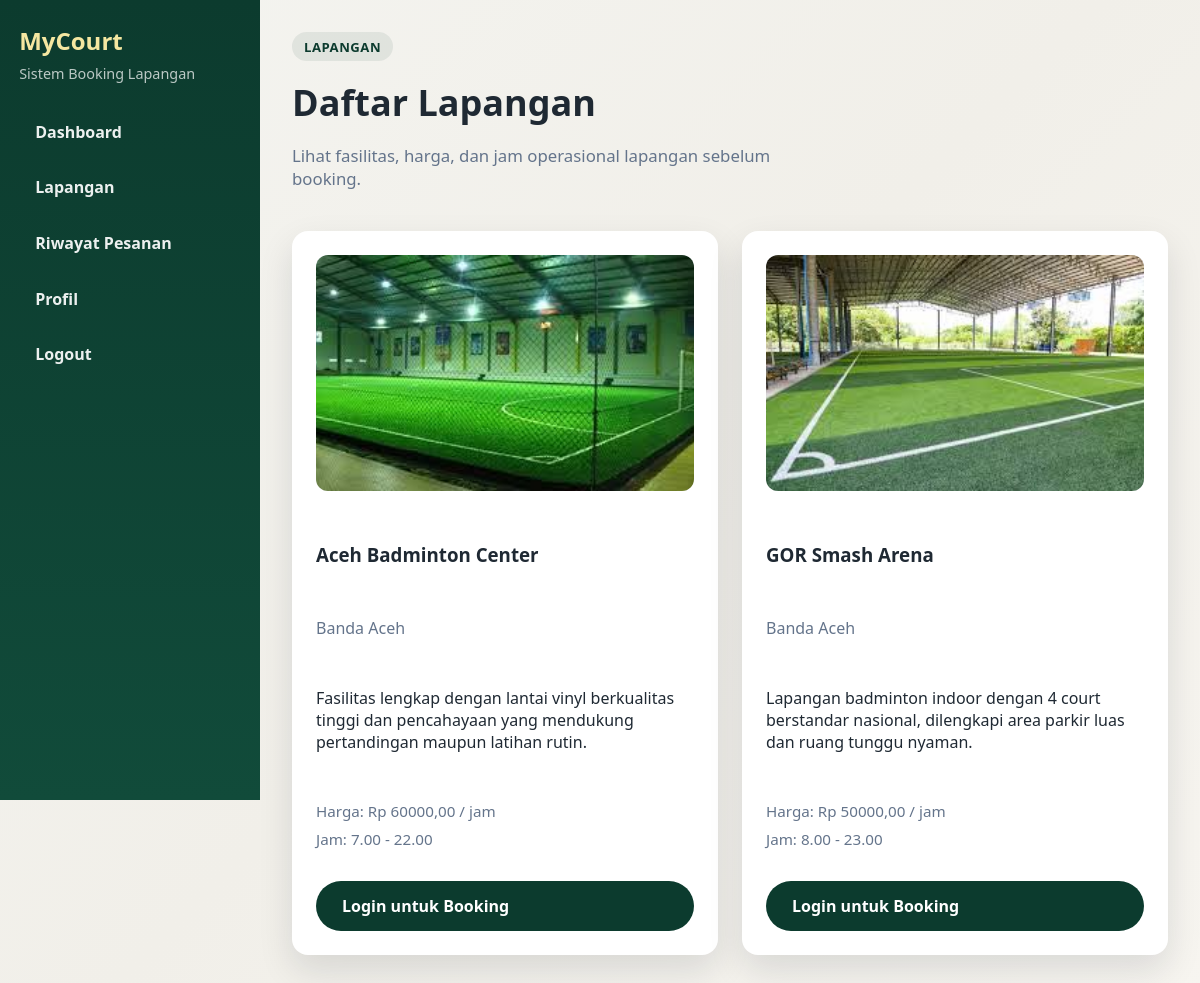
The page /courts/ on the database as committed earlier.
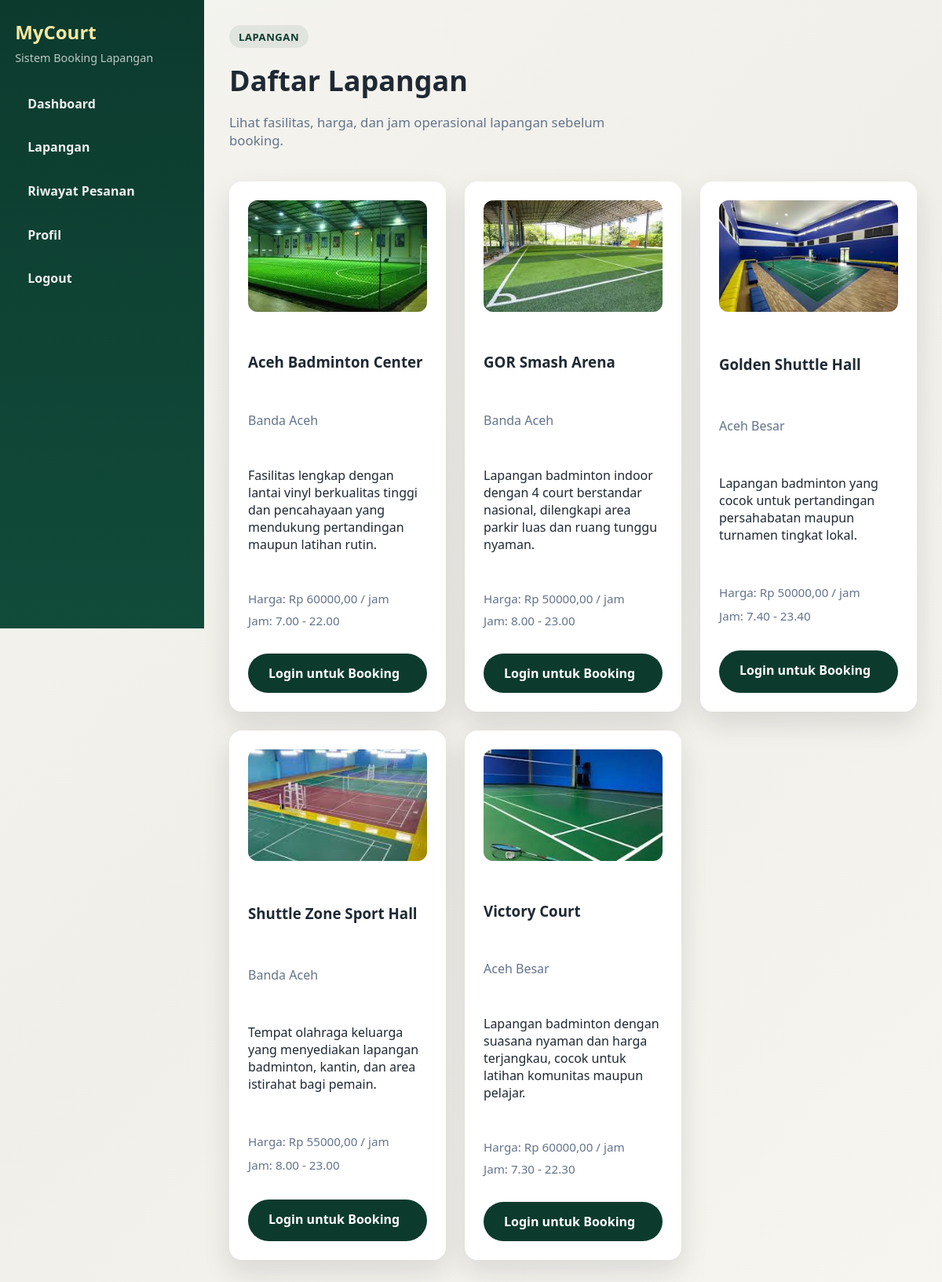
The same page on the database as committed later.
### booking/models.py (models this page shows, shortened)
class Court(models.Model):
    name = models.CharField(max_length=120)
    location = models.CharField(max_length=255)
    price_per_hour = models.DecimalField(max_digits=10, decimal_places=2)
    image = models.ImageField(upload_to="court_images/", blank=True, null=True)
    description = models.TextField(blank=True)
    is_active = models.BooleanField(default=True)
    open_time = models.TimeField(default=datetime.time(6, 0))
    close_time = models.TimeField(default=datetime.time(23, 0))
    created_at = models.DateTimeField(auto_now_add=True)

### booking/views.py (the view)
# urls.py: path("courts/", views.court_list, name="courts"),
def court_list(request):
    courts = Court.objects.filter(is_active=True).order_by("name")
    return render(request, "booking/courts.html", {"courts": courts})

### booking/templates/booking/courts.html (shortened to what this page needs)
{% extends 'booking/dashboard_shell.html' %}
{% block dashboard_eyebrow %}Lapangan{% endblock %}
{% block dashboard_heading %}Daftar Lapangan{% endblock %}
{% block dashboard_lead %}Lihat fasilitas, harga, dan jam operasional lapangan sebelum booking.{% endblock %}
{% block content %}
<section class="dashboard-page courts-page">
    <div class="card-grid courts-grid">
        {% if courts %}
            {% for court in courts %}
                <div class="card court-card">
                    {% if court.image %}
                        <img class="court-image" src="{{ court.image.url }}" alt="{{ court.name }}">
                    {% else %}
                        <div class="court-image court-image-placeholder">Belum ada gambar</div>
                    {% endif %}
                    <h3>{{ court.name }}</h3>
                    <p class="muted">{{ court.location }}</p>
                    <p>{{ court.description|default:"Deskripsi belum tersedia." }}</p>
                    <div class="meta">
                        <span>Harga: Rp {{ court.price_per_hour }} / jam</span>
                        <span>Jam: {{ court.open_time }} - {{ court.close_time }}</span>
                    </div>
                    {% if user.is_authenticated and not user.is_staff and not user.is_superuser %}
                        <a class="btn primary" href="{% url 'booking:create' %}">Booking</a>
                    {% elif user.is_staff or user.is_superuser %}
                        <a class="btn ghost" href="{% url 'booking:admin_courts' %}">Kelola Lapangan</a>
                    {% else %}
                        <a class="btn primary" href="{% url 'booking:login' %}">Login untuk Booking</a>
                    {% endif %}
                </div>
            {% endfor %}
        {% else %}
            <p>Belum ada lapangan yang tersedia.</p>
        {% endif %}
    </div>
</section>
{% endblock %}

### booking/templates/booking/dashboard_shell.html (shortened to what this page needs)
<!DOCTYPE html>
<html lang="id">
<head>
    {% load static %}
    <link rel="stylesheet" href="{% static 'booking/styles.css' %}">
</head>
<body class="dashboard-body">
    <div class="dashboard-shell">
        <aside class="dashboard-sidebar">
            <div class="dashboard-sidebar-brand">
                <div class="brand">MyCourt</div>
                <p class="dashboard-sidebar-kicker">Sistem Booking Lapangan</p>
            </div>
            <nav class="dashboard-sidebar-nav">
                <a class="{% if dashboard_section == 'dashboard' %}is-active{% endif %}" href="{% if user.is_staff or user.is_superuser %}{% url 'booking:admin_dashboard' %}{% else %}{% url 'booking:user_dashboard' %}{% endif %}">Dashboard</a>
                <a class="{% if dashboard_section == 'courts' %}is-active{% endif %}" href="{% url 'booking:courts' %}">Lapangan</a>
                {% if user.is_staff or user.is_superuser %}
                    <a class="{% if dashboard_section == 'bookings' %}is-active{% endif %}" href="{% url 'booking:admin_bookings' %}">Booking</a>
                    <a class="{% if dashboard_section == 'courts_manage' %}is-active{% endif %}" href="{% url 'booking:admin_courts' %}">Kelola Lapangan</a>
                    <a class="{% if dashboard_section == 'users_manage' %}is-active{% endif %}" href="{% url 'booking:admin_users' %}">Kelola Akun</a>
                {% else %}
                    <a class="{% if dashboard_section == 'bookings' %}is-active{% endif %}" href="{% url 'booking:my_bookings' %}">Riwayat Pesanan</a>
                    <a class="{% if dashboard_section == 'profile' %}is-active{% endif %}" href="{% url 'booking:profile' %}">Profil</a>
                {% endif %}
                <a href="{% url 'booking:logout' %}">Logout</a>
            </nav>
        </aside>
        <main class="dashboard-main">
            <header class="dashboard-topbar">
                <div>
                    <p class="eyebrow">{% block dashboard_eyebrow %}Dashboard{% endblock %}</p>
                    <h1>{% block dashboard_heading %}{% endblock %}</h1>
                    <p class="hero-lead">{% block dashboard_lead %}{% endblock %}</p>
                </div>
            </header>
            {% block content %}{% endblock %}
        </main>
    </div>
</body>
</html>

### booking/static/booking/styles.css (style rules this page uses)
:root { --bg: #f4f4f0; --primary: #0c3b2e; --accent: #e67e22; --text: #1f2933; --muted: #64748b; --card: #ffffff; --shadow: rgba(15, 23, 42, 0.12); --auth-bg: #0a0a3d; }
* { box-sizing: border-box; }
html { scroll-behavior: smooth; }
body { margin: 0; font-family: "Trebuchet MS", "Segoe UI", sans-serif; color: var(--text); background: linear-gradient(135deg, #f4f4f0 0%, #f1efe9 50%, #f7f5f0 100%); }
body.dashboard-body { background: linear-gradient(135deg, #f4f4f0 0%, #f1efe9 50%, #f7f5f0 100%); }
a { color: inherit; }
.brand { font-size: 1.5rem; font-weight: 700; color: var(--primary); }
.eyebrow { display: inline-block; margin: 0 0 0.85rem; padding: 0.35rem 0.75rem; border-radius: 999px; background: rgba(12, 59, 46, 0.08); color: var(--primary); font-size: 0.82rem; font-weight: 700; letter-spacing: 0.04em; text-transform: uppercase; }
.hero-lead { font-size: 1.05rem; max-width: 30rem; color: var(--muted); }
.btn { display: inline-block; padding: 0.75rem 1.5rem; border-radius: 999px; text-decoration: none; font-weight: 600; border: 2px solid transparent; }
.btn.primary { background: var(--primary); color: #ffffff; }
.card-grid { display: grid; grid-template-columns: repeat(auto-fit, minmax(260px, 1fr)); gap: 1.5rem; }
.card { background: var(--card); padding: 1.5rem; border-radius: 16px; box-shadow: 0 15px 35px var(--shadow); }
.court-card { display: grid; gap: 1rem; }
.court-image { width: 100%; aspect-ratio: 16 / 10; object-fit: cover; border-radius: 12px; margin-bottom: 1rem; display: block; background: #eef2f7; }
.dashboard-page { padding: 0; }
.dashboard-shell { min-height: 100vh; display: grid; grid-template-columns: 260px minmax(0, 1fr); }
.dashboard-sidebar { padding: 1.5rem 1.2rem; background: linear-gradient(180deg, #0c3b2e 0%, #114b3a 100%); color: #fff; display: flex; flex-direction: column; gap: 1.5rem; position: sticky; top: 0; height: 100vh; }
.dashboard-sidebar-brand .brand { color: #f5e7a1; }
.dashboard-sidebar-kicker { margin: 0.45rem 0 0; color: rgba(255, 255, 255, 0.72); font-size: 0.9rem; }
.dashboard-sidebar-nav { display: grid; gap: 0.4rem; }
.dashboard-sidebar-nav a { text-decoration: none; color: rgba(255, 255, 255, 0.92); font-weight: 700; padding: 0.85rem 1rem; border-radius: 14px; transition: background-color 0.18s ease, color 0.18s ease, transform 0.18s ease; }
.dashboard-main { padding: 2rem 2rem 3rem; }
.dashboard-topbar { display: flex; align-items: flex-end; justify-content: space-between; gap: 1.25rem; margin-bottom: 1.5rem; flex-wrap: wrap; }
.dashboard-topbar h1 { margin: 0.2rem 0 0.35rem; font-size: clamp(2rem, 3vw, 2.8rem); }
.meta { display: grid; gap: 0.5rem; color: var(--muted); font-size: 0.95rem; margin: 1rem 0; }
.muted { color: var(--muted); }

Rows that differ between the two databases and show on the page:
added Court: image (picture), name "Golden Shuttle Hall", location "Aceh Besar", description "Lapangan badminton yang cocok untuk pertandingan persahabatan maupun turnamen tingkat lokal.", price_per_hour "50000,00", open_time "7.40", close_time "23.40"
added Court: image (picture), name "Shuttle Zone Sport Hall", location "Banda Aceh", description "Tempat olahraga keluarga yang menyediakan lapangan badminton, kantin, dan area istirahat bagi pemain.", price_per_hour "55000,00", open_time "8.00", close_time "23.00"
added Court: image (picture), name "Victory Court", location "Aceh Besar", description "Lapangan badminton dengan suasana nyaman dan harga terjangkau, cocok untuk latihan komunitas maupun pelajar.", price_per_hour "60000,00", open_time "7.30", close_time "22.30"
